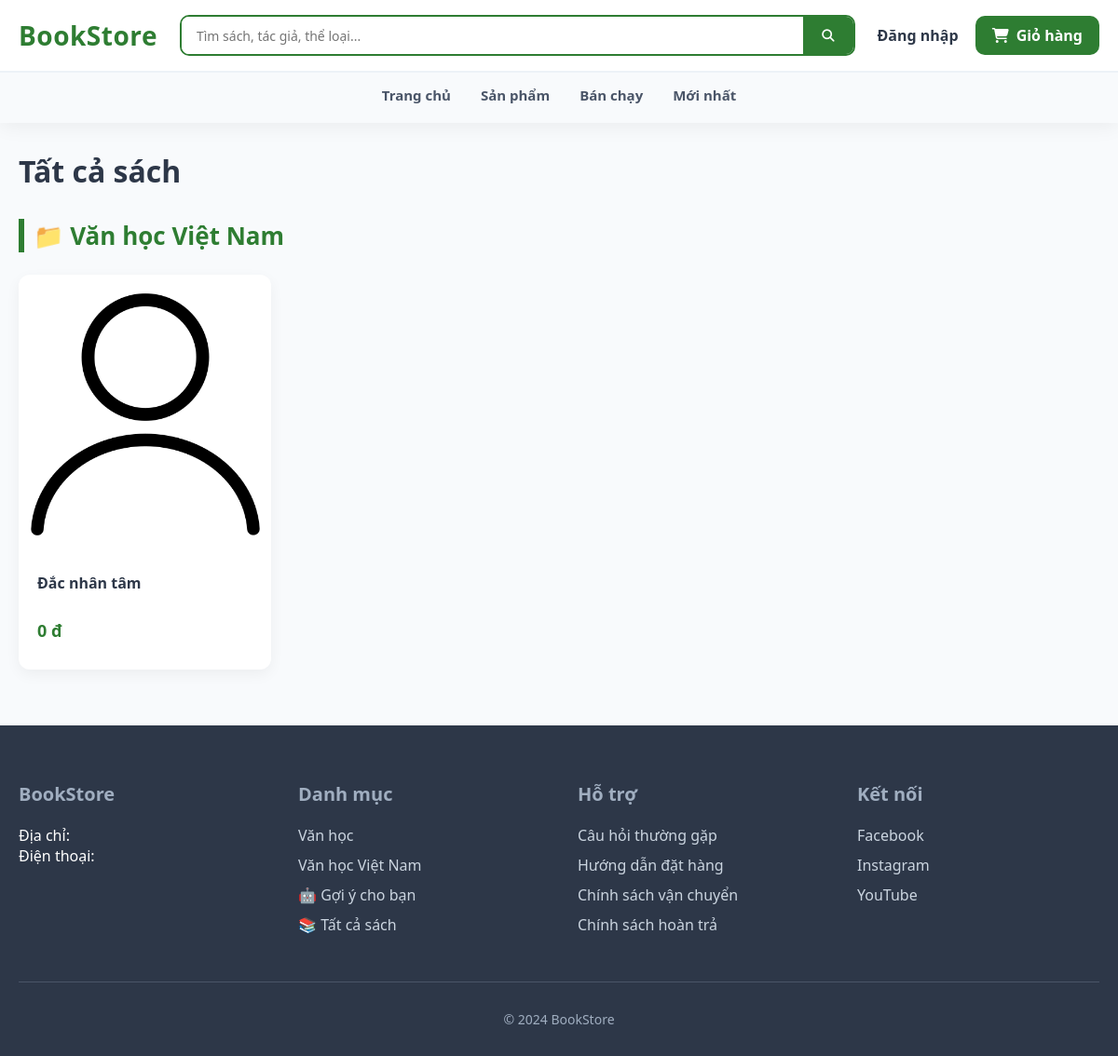
The page /book/ on the database as committed earlier.
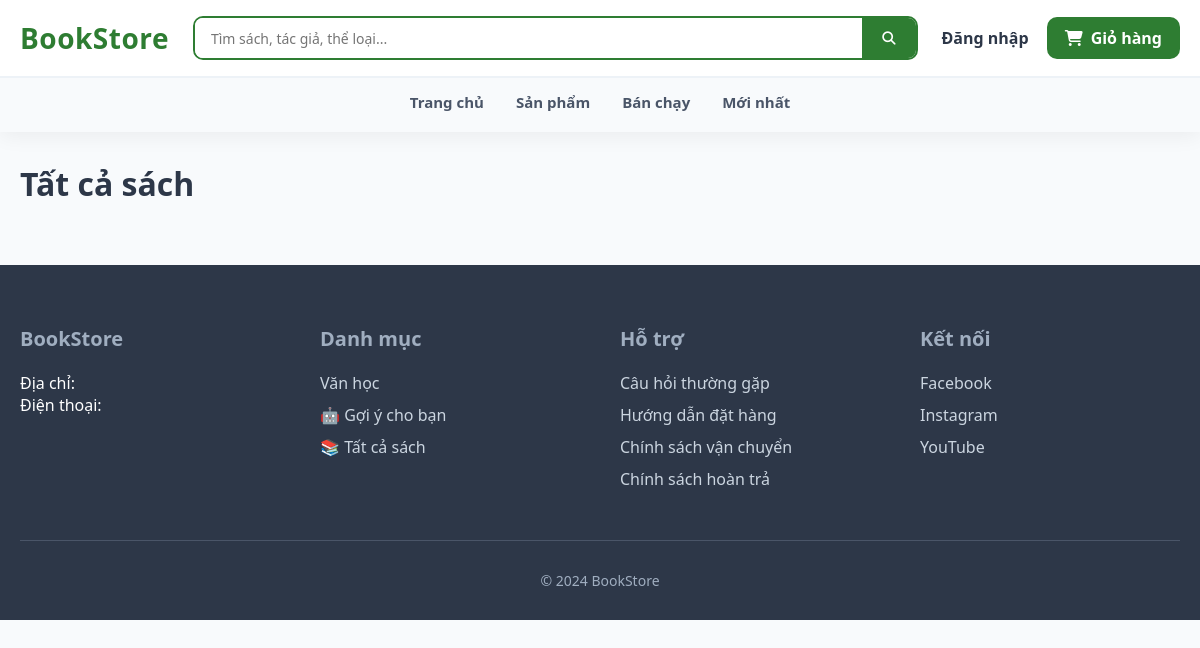
The same page on the database as committed later.
### apps/book/models.py (models this page shows, shortened)
class Category(models.Model):
    name = models.CharField(max_length=255, unique=True)
    slug = models.SlugField(max_length=255, unique=True)

class Book(models.Model):
    title = models.CharField(max_length=255)
    slug = models.SlugField(max_length=255, unique=True)
    description = models.TextField(blank=True)
    price = models.DecimalField(max_digits=10, decimal_places=2)
    sale_price = models.DecimalField(max_digits=10, decimal_places=2, blank=True, null=True)
    stock = models.IntegerField(default=0)
    category = models.ForeignKey(Category, on_delete=models.SET_NULL, null=True, blank=True, related_name="books")
    author = models.ForeignKey(Author, on_delete=models.SET_NULL, null=True, blank=True, related_name="books")
    created_at = models.DateTimeField(auto_now_add=True)
    updated_at = models.DateTimeField(auto_now=True)
    average_rating = models.FloatField(default=0)  # Cache để hiển thị nhanh (cập nhật khi có review)
    def get_display_price(self):
        return self.sale_price if self.sale_price is not None else self.price

class BookImage(models.Model):
    book = models.ForeignKey(Book, on_delete=models.CASCADE, related_name="images")
    image = models.ImageField(upload_to="book_images/")

### apps/book/views.py (the view)
# urls.py: path("", BookListView.as_view(), name="book_list"),
class BookListView(ListView):
    model = Book
    template_name = "book/book_list.html"
    context_object_name = "books"
    paginate_by = 12
    def get_queryset(self):
        qs = Book.objects.all()
        search = self.request.GET.get("search")
        if search:
            qs = qs.filter(Q(title__icontains=search) | Q(author__name__icontains=search))
        category_id = self.request.GET.get("category")
        if category_id:
            qs = qs.filter(category__id=category_id)
        sort = self.request.GET.get("sort")
        if sort == "price_asc":
            qs = qs.order_by("price")
        elif sort == "price_desc":
            qs = qs.order_by("-price")
        elif sort == "title":
            qs = qs.order_by("title")
        elif sort == "author":
            qs = qs.order_by("author__name")
        return qs
    def get_context_data(self, **kwargs):
        ctx = super().get_context_data(**kwargs)
        ctx["categories"] = Category.objects.prefetch_related("books")
        ctx["search"] = self.request.GET.get("search", "")
        return ctx

### templates/book/book_list.html (shortened to what the changed rows need)
{% load static %}
<!DOCTYPE html>
<html lang="vi">
<head>
    <link rel="stylesheet" href="{% static 'book/book_list.css' %}">
    <link rel="stylesheet" href="{% static 'home/home.css' %}">
    <link rel="stylesheet"
    href="https://cdnjs.cloudflare.com/ajax/libs/font-awesome/6.5.1/css/all.min.css">
</head>
<body>
<main class="container">
    <h1 class="page-title">Tất cả sách</h1>
    {% for category in categories %}
        {% with category.books.all as category_books %}
            {% if category_books %}
                <section class="category-section">
                    <h2 class="category-title">
                        📁 {{ category.name }}
                    </h2>
                    <div class="books-grid">
                        {% for book in category_books %}
                            <a href="{% url 'book:book_detail' book.id %}" class="book-card">
                                <div class="book-image">
                                    {% if book.images.first %}
                                        <img src="{{ book.images.first.image.url }}" alt="{{ book.title }}">
                                    {% else %}
                                        <img src="https://via.placeholder.com/250x300/2e7d32/ffffff?text={{ book.title|slice:":12" }}">
                                    {% endif %}
                                </div>
                                <div class="book-info">
                                    <h3 class="book-title">{{ book.title }}</h3>
                                    <div class="book-price">
                                        {{ book.get_display_price|floatformat:0 }} đ
                                    </div>
                                </div>
                            </a>
                        {% endfor %}
                    </div>
                </section>
            {% endif %}
        {% endwith %}
    {% endfor %}
</main>
<footer class="footer">
    <div class="footer-container">
        <div class="footer-grid">
            <div class="footer-section">
                <ul>
                    {% for c in categories|slice:":4" %}
                        <li>
                            <a href="{% url 'book:book_list' %}?category={{ c.id }}">
                                {{ c.name }}
                            </a>
                        </li>
                    {% endfor %}
                </ul>
            </div>
        </div>
    </div>
</footer>
</body>
</html>

Rows that differ between the two databases and show on the page:
removed Category: name "Văn học Việt Nam"
no longer on this page (row edited): Book: images.first.image (picture), title "Đắc nhân tâm", get_display_price "0"
